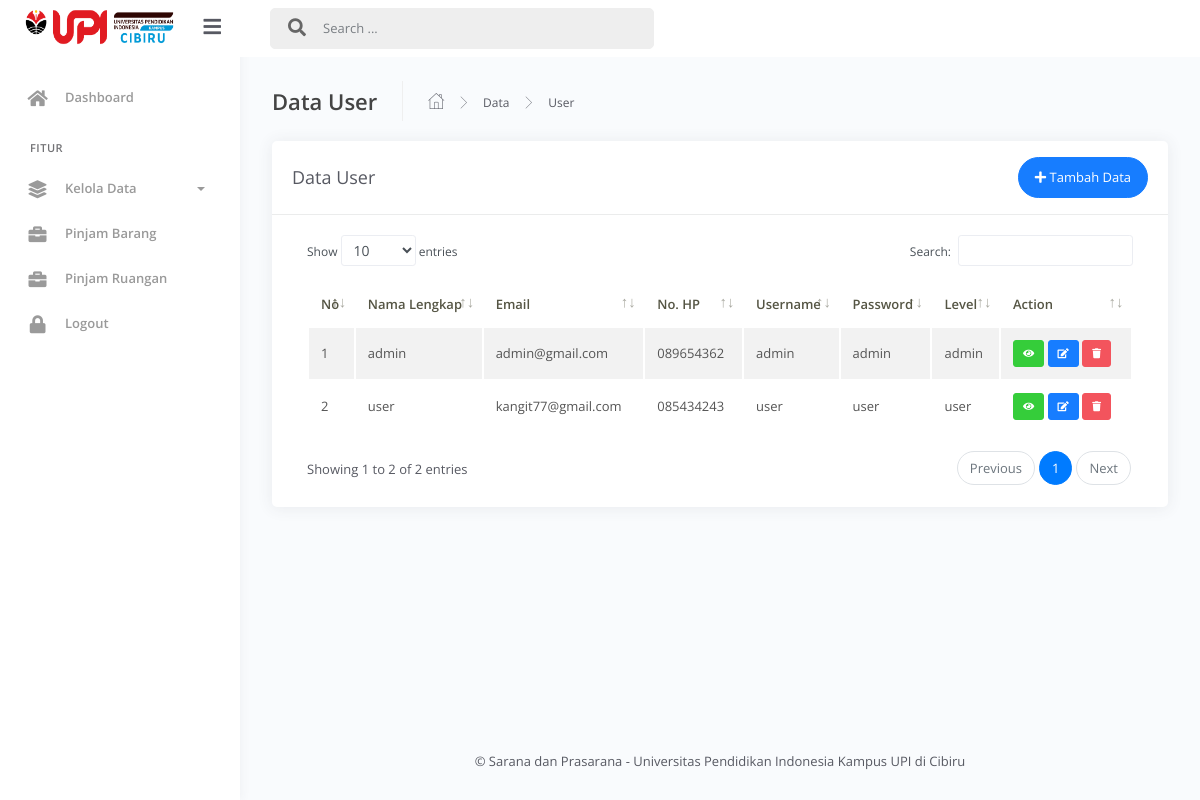
/admin/?view=datauser (signed in), run on the app's committed database.
### tables this page shows
CREATE TABLE `user` (
  `id` int(11) NOT NULL,
  `nama_lengkap` varchar(255) DEFAULT NULL,
  `email` varchar(255) DEFAULT NULL,
  `nohp` varchar(15) DEFAULT NULL,
  `username` varchar(15) DEFAULT NULL,
  `password` varchar(15) DEFAULT NULL,
  `level` varchar(10) DEFAULT NULL
);

### admin/master/user/datauser.php (the view, shortened to what this page needs)
<div class="main-panel">
			<div class="content">
				<div class="page-inner">
					<div class="page-header">
						<h4 class="page-title">Data User</h4>
						<ul class="breadcrumbs">
							<li class="nav-home">
								<a href="#">
									<i class="flaticon-home"></i>
								</a>
							</li>
							<li class="separator">
								<i class="flaticon-right-arrow"></i>
							</li>
							<li class="nav-item">
								<a href="#">Data</a>
							</li>
							<li class="separator">
								<i class="flaticon-right-arrow"></i>
							</li>
							<li class="nav-item">
								<a href="#">User</a>
							</li>
						</ul>
					</div>
					<div class="row">
						<div class="col-md-12">
							<div class="card">
								<div class="card-header">
									<div class="d-flex align-items-center">
										<h4 class="card-title">Data User</h4>
										<button class="btn btn-primary btn-round ml-auto" data-toggle="modal" data-target="#modalAddUser">
											<i class="fa fa-plus"></i>
											Tambah Data
										</button>
									</div>
								</div>
								<div class="card-body">
									<div class="table-responsive">
										<table id="add-row" class="display table table-striped table-hover" >
											<thead>
												<tr>
													<th>No</th>
													<th>Nama Lengkap</th>
                                                    <th>Email</th>
                                                    <th>No. HP</th>
                                                    <th>Username</th>
													<th>Password</th>
                                                    <th>Level</th>
													<th>Action</th>
												</tr>
											</thead>
											<tbody>
												<?php
													$no = 1;
													$query = mysqli_query($conn,'SELECT * from user');
													while ($user = mysqli_fetch_array($query)) {
												?>
												<tr>
													<td><?php echo $no++ ?></td>
													<td><?php echo $user['nama_lengkap'] ?></td>
                                                    <td><?php echo $user['email'] ?></td>
                                                    <td><?php echo $user['nohp'] ?></td>
                                                    <td><?php echo $user['username'] ?></td>
													<td><?php echo $user['password'] ?></td>
                                                    <td><?php echo $user['level'] ?></td>
													<td>
														<a href="#modalDetailUser<?php echo $user['id'] ?>"  data-toggle="modal" title="Detail" class="btn btn-xs btn-success"><i class="fa fa-eye"></i></a>
														<a href="#modalEditUser<?php echo $user['id'] ?>"  data-toggle="modal" title="Edit" class="btn btn-xs btn-primary"><i class="fa fa-edit"></i></a>
														<a href="#modalHapusUser<?php echo $user['id'] ?>"  data-toggle="modal" title="Hapus" class="btn btn-xs btn-danger"><i class="fa fa-trash"></i></a>
													</td>
												</tr>
											<?php } ?>
											</tbody>
										</table>
									</div>
								</div>
							</div>
						</div>
					</div>
				</div>
			</div>
			<p class="text-footer text-center p-3">&copy; Sarana dan Prasarana - Universitas Pendidikan Indonesia Kampus UPI di Cibiru</p>
		</div>
									<?php
										$p = mysqli_query($conn,'SELECT * from user');
										while($d = mysqli_fetch_array($p)) {
									?>
									</div>
									<?php } ?>

### admin/index.php (shortened to what this page needs)
<?php
include '../koneksi.php';
?>
<!DOCTYPE html>
<html lang="en">
<head>
	<link rel="stylesheet" href="../assets/css/bootstrap.min.css">
	<link rel="stylesheet" href="../assets/css/azzara.min.css">
	<link rel="stylesheet" href="../assets/css/demo.css">
	<link rel="stylesheet" href="../assets/css/bg2.css">
</head>
<body>
	<div class="wrapper">
		<div class="main-header" >
			<div class="logo-header">
			<a href="#" class="logo">
				<img src="../assets/img/logoupicibiru.png" alt="navbar brand" class="navbar-brand" width="150" height="50">
				</a>
				<div class="navbar-minimize">
					<button class="btn btn-minimize btn-rounded">
						<i class="fa fa-bars"></i>
					</button>
				</div>
			</div>
			<nav class="navbar navbar-header navbar-expand-lg">
				<div class="container-fluid">
					<div class="collapse" id="search-nav">
						<form class="navbar-left navbar-form nav-search mr-md-3">
							<div class="input-group">
								<div class="input-group-prepend">
									<button type="submit" class="btn btn-search pr-1">
										<i class="fa fa-search search-icon"></i>
									</button>
								</div>
								<input type="text" placeholder="Search ..." class="form-control">
							</div>
						</form>
					</div>
				</div>
			</nav>
		</div>
		<div class="sidebar" style="background-image: url('../assets/img/sidebar.png');" >
			<div class="sidebar-wrapper scrollbar-inner">
				<div class="sidebar-content">
					<ul class="nav">
						<li class="nav-item">
							<a href="?view=dashboard">
								<i class="fas fa-home"></i>
								<p>Dashboard</p>
							</a>
						</li>
						<li class="nav-section">
							<h4 class="text-section">Fitur</h4>
						</li>
						<li class="nav-item">
							<a data-toggle="collapse" href="#base">
								<i class="fas fa-layer-group"></i>
								<p>Kelola Data</p>
								<span class="caret"></span>
							</a>
						</li>
						<li class="nav-item">
							<a href="?view=datapinjambarang">
								<i class="fas fa-briefcase"></i>
								<p>Pinjam Barang</p>
							</a>
						</li>
						<li class="nav-item">
							<a href="?view=datapinjamruangan">
								<i class="fas fa-briefcase"></i>
								<p>Pinjam Ruangan</p>
							</a>
						</li>
						<li class="nav-item">
							<a href="../logout.php">
								<i class="fas fa-lock"></i>
								<p>Logout</p>
							</a>
						</li>
					</ul>
				</div>
			</div>
		</div>
		<?php
                    if(@$_GET['view']=='')
                        include 'dashboard.php';
                    elseif($_GET['view']=='dashboard')
                        include 'dashboard.php';
                    elseif($_GET['view']=='databarang')
                        include 'master/barang/databarang.php';
                    elseif($_GET['view']=='dataruangan')
                        include 'master/ruangan/dataruangan.php';
					elseif($_GET['view']=='datauser')
                        include 'master/user/datauser.php';
					elseif($_GET['view']=='datauser')
                        include 'master/ruangan/dataruangan.php';
                    elseif($_GET['view']=='datapinjambarang')
                        include 'peminjaman/datapinjambarang.php';
                    elseif($_GET['view']=='detailpinjambarang')
                        include '../user/peminjaman/barang/detailpinjambarang.php';
                    elseif($_GET['view']=='datapinjamruangan')
                        include 'peminjaman/datapinjamruangan.php';
                    elseif($_GET['view']=='detailpinjamruangan')
                        include '../user/peminjaman/ruangan/detailpinjamruangan.php';
                 ?>
</body>
</html>

### assets/css/bg2.css (style rules this page uses)
.sidebar { background-image: url('../assets/img/sidebar.png'); }

### data on the page
user: nama_lengkap "admin", email "admin@gmail.com", nohp "089654362", username "admin", password "admin", level "admin"
user: nama_lengkap "user", email "kangit77@gmail.com", nohp "085434243", username "user", password "user", level "user"
